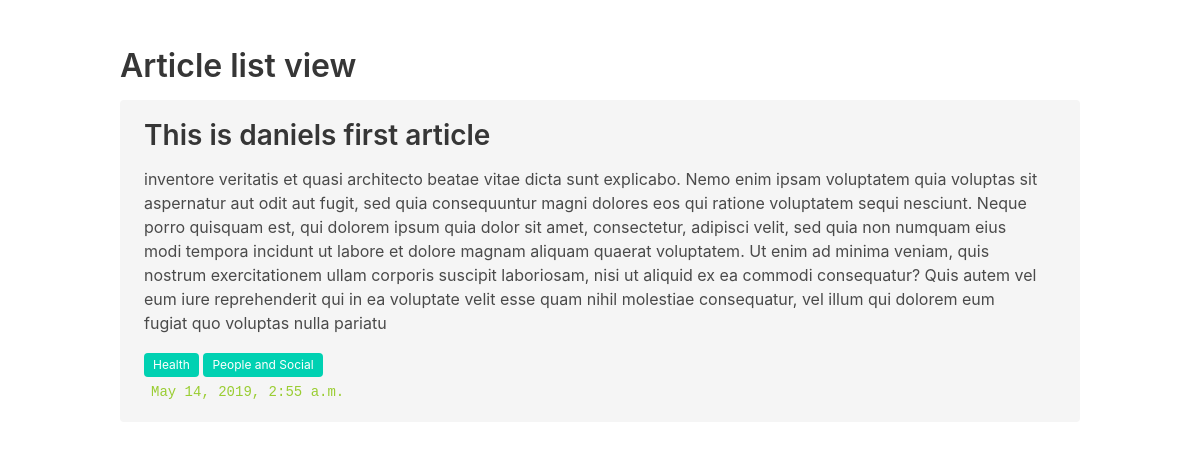
The page /article/list/ on the database as committed earlier.
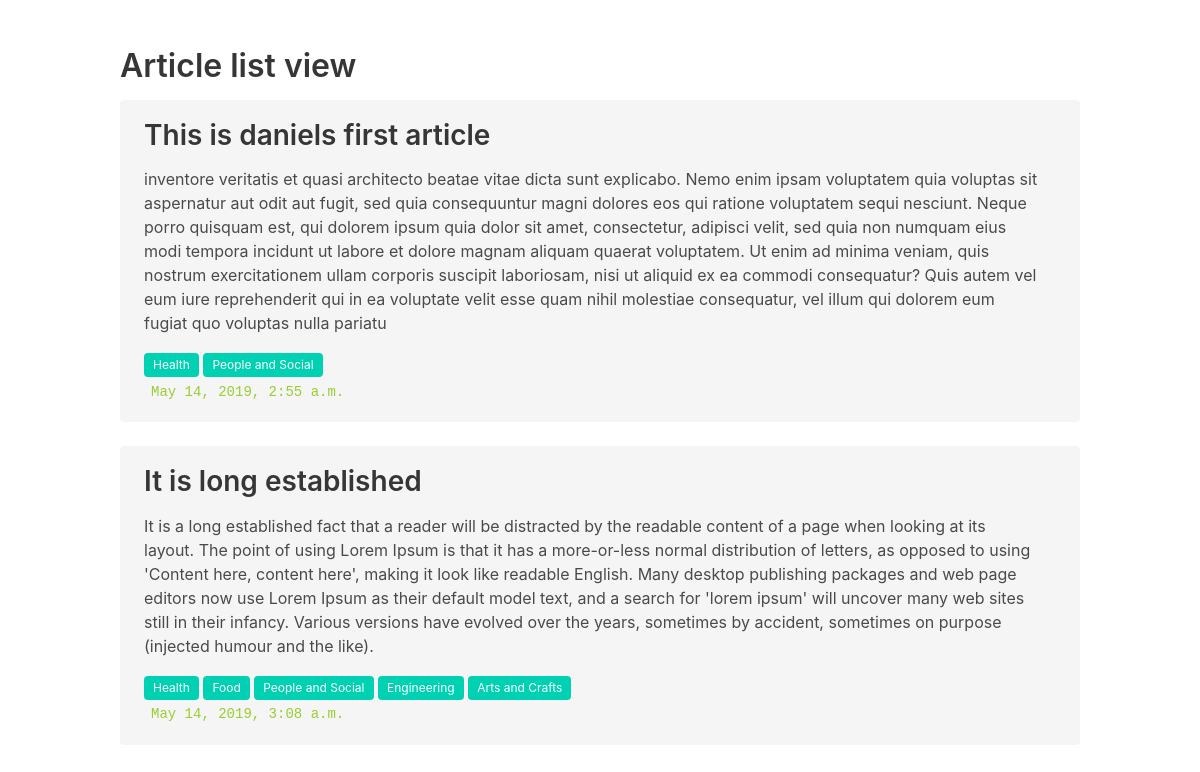
The same page on the database as committed later.
### app/models.py (models this page shows, shortened)
class Article(m.Model):
    article_name = m.CharField(max_length=100)
    article_content = m.TextField(default="This article has no content yet..")
    article_ct_date = m.DateTimeField(auto_now=True)
    tags = m.ManyToManyField(Tag)

class Tag(m.Model):
    tag_name = m.CharField(max_length=50)

### app/views.py (the view)
# urls.py: path('article/list/', article_list, name='article_list'),
def article_list(request):
    data = Article.objects.all()
    context = {'title':'Article list view',
               'data':data}
    return render(request, 'article_list.html', context)

### templates/article_list.html
{% extends 'base.html' %}
{% block content %}
<section class="section">
<section class="container">
<section class="content">
    <h1>{{ title }}</h1>
    {% for d in data %}
    <div class="notification">
        <article class="content">
            <h2>{{ d.article_name }}</h2>
            <p>{{ d.article_content }}</p>
            {% for tag_object in d.tags.all %}
                <span class="tag is-primary">{{tag_object.tag_name }}</span>
            {% endfor %}
            <p><code style="color:yellowgreen; background-color:transparent;">{{ d.article_ct_date }}</code></p>
        </article>
    </div>
    {% endfor %}
</section>
</section>
</section>
{% endblock content %}

Rows that differ between the two databases and show on the page:
added Article: article_name "It is long established", article_content "It is a long established fact that a reader will be distracted by the readable content of a page when looking at its layout. The point of using Lorem Ipsum is that it has a more-or-less normal distribution of letters, as opposed to using 'Content here, content here', making it look like readable English. Many desktop publishing packages and web page editors now use Lorem Ipsum as their default model text, and a search for 'lorem ipsum' will uncover many web sites still in their infancy. Various versions have evolved over the years, sometimes by accident, sometimes on purpose (injected humour and the like).", article_ct_date "May 14, 2019, 3:08 a.m.", Tag (tag_name "Health"), Tag (tag_name "People and Social")
now on this page (row unchanged): Tag: tag_name "Food", shown under "It is long established"
now on this page (row unchanged): Tag: tag_name "Engineering", shown under "It is long established"
now on this page (row unchanged): Tag: tag_name "Arts and Crafts", shown under "It is long established"
